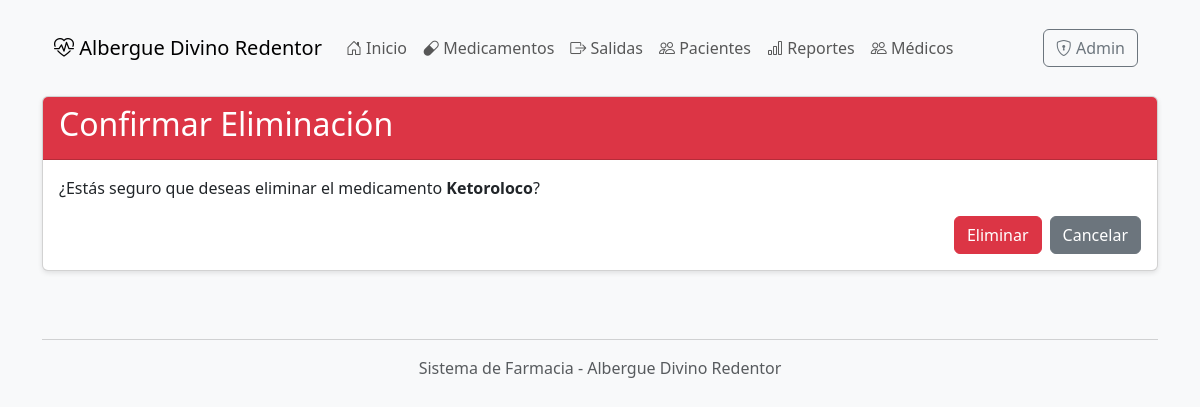
The app's page /medicamentos/eliminar/6/, older data.
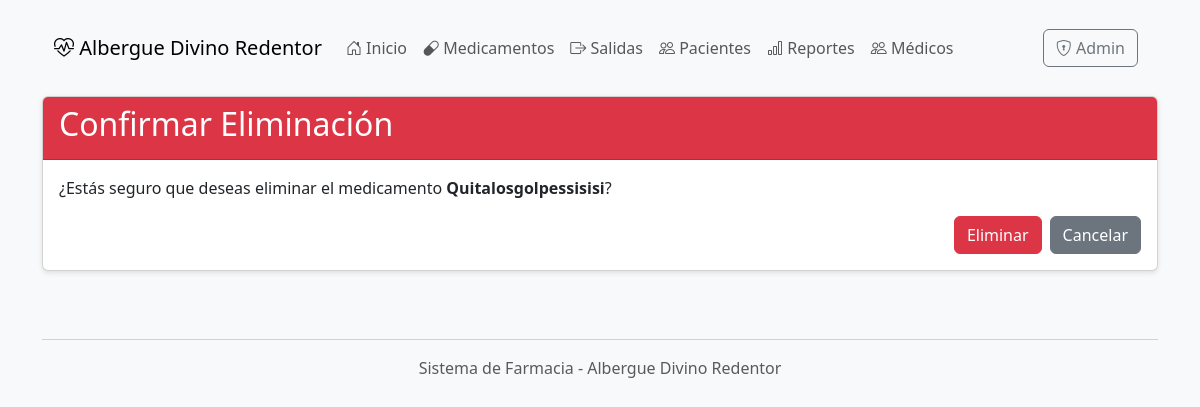
The same page, newer data.
### farmacia/models.py (models this page shows, shortened)
class Medicamento(models.Model):
    id = models.AutoField(primary_key=True)
    clave = models.CharField(max_length=50, unique=True, verbose_name="Clave única")
    nombre = models.CharField(max_length=200, verbose_name="Nombre")
    categoria = models.ForeignKey('CategoriaMedicamento', on_delete=models.CASCADE)
    descripcion = models.TextField(blank=True, verbose_name="Descripción")
    fecha_caducidad = models.DateField(verbose_name="Fecha de caducidad")
    cantidad = models.IntegerField(default=0, verbose_name="Cantidad en inventario")
    status = models.BooleanField(default=True, verbose_name="Disponible")
    class Meta:
        verbose_name = "Medicamento"
        verbose_name_plural = "Medicamentos"
        ordering = ['nombre']

### farmacia/views.py (the view)
# urls.py: path('medicamentos/eliminar/<int:id>/', views.medicamento_eliminar, name='medicamento_eliminar'),
def medicamento_eliminar(request, id):
    medicamento = get_object_or_404(Medicamento, pk=id)
    if request.method == 'POST':
        medicamento.delete()
        messages.success(request, 'Medicamento eliminado correctamente')
        return redirect('medicamentos')
    context = {
        'medicamento': medicamento
    }
    return render(request, 'delete/medicamento_eliminar.html', context)

### farmacia/templates/delete/medicamento_eliminar.html (shortened to what this page needs)
{% extends 'base.html' %}
{% block content %}
<div class="card">
    <div class="card-header bg-danger text-white">
        <h2>Confirmar Eliminación</h2>
    </div>
    <div class="card-body">
        <p>¿Estás seguro que deseas eliminar el medicamento <strong>{{ medicamento.nombre }}</strong>?</p>
        <form method="post">
            <div class="d-grid gap-2 d-md-flex justify-content-md-end">
                <button type="submit" class="btn btn-danger">Eliminar</button>
                <a href="{% url 'medicamentos' %}" class="btn btn-secondary">Cancelar</a>
            </div>
        </form>
    </div>
</div>
{% endblock %}

Row changes from the older to the newer data that the page shows:
changed Medicamento: nombre "Ketoroloco" → "Quitalosgolpessisisi"
